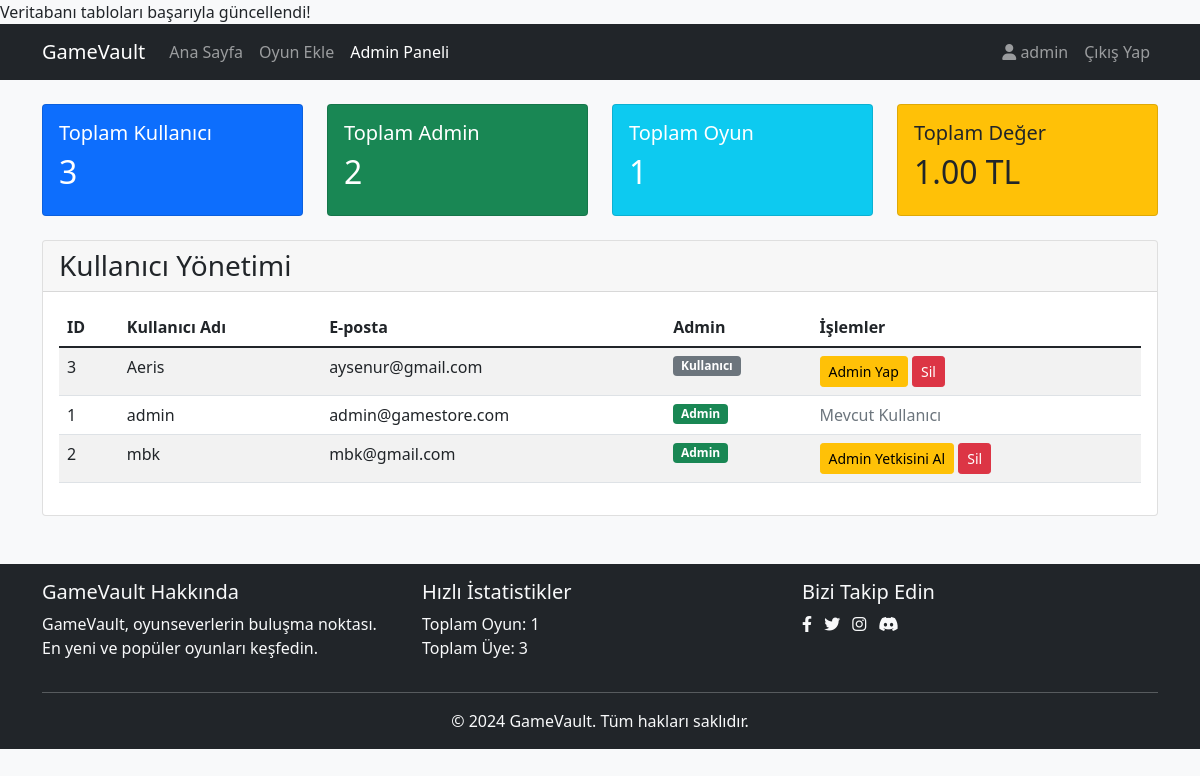
Page /admin_panel.php (signed in) on the earlier database version.
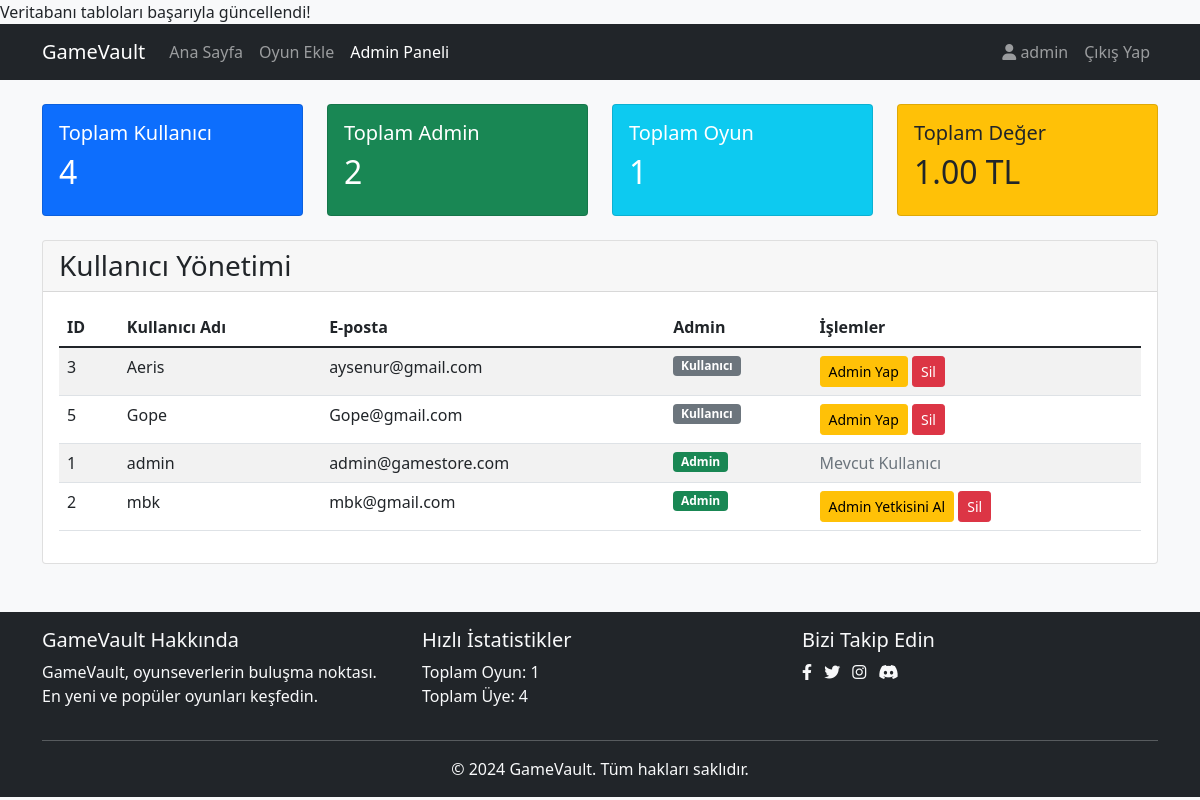
Same page on the later database version.
### tables this page shows
CREATE TABLE users (
            id INTEGER PRIMARY KEY AUTOINCREMENT,
            username TEXT UNIQUE NOT NULL,
            email TEXT UNIQUE NOT NULL,
            password TEXT NOT NULL,
            is_admin INTEGER DEFAULT 0
        );

### admin_panel.php (the view, shortened to what this page needs)
<?php
$db = Database::getInstance()->getConnection();
$users = [];
try {
    $stmt = $db->query("SELECT * FROM users ORDER BY username");
    $users = $stmt->fetchAll(PDO::FETCH_ASSOC);
} catch(PDOException $e) {
    $error = 'Kullanıcılar yüklenirken bir hata oluştu.';
}
$stats = [
    'total_users' => 0,
    'total_games' => 0,
    'total_admins' => 0,
    'total_value' => 0
];
try {
    $stmt = $db->query("SELECT COUNT(*) FROM users");
    $stats['total_users'] = $stmt->fetchColumn();
    $stmt = $db->query("SELECT COUNT(*) FROM users WHERE is_admin = 1");
    $stats['total_admins'] = $stmt->fetchColumn();
    $stmt = $db->query("SELECT COUNT(*), SUM(price) FROM games");
    $result = $stmt->fetch(PDO::FETCH_NUM);
    $stats['total_games'] = $result[0];
    $stats['total_value'] = $result[1] ?? 0;
} catch(PDOException $e) {
    $error = 'İstatistikler yüklenirken bir hata oluştu.';
}
?>
<!DOCTYPE html>
<html lang="tr">
<head>
    <link href="https://cdn.jsdelivr.net/npm/bootstrap@5.1.3/dist/css/bootstrap.min.css" rel="stylesheet">
    <link href="https://cdnjs.cloudflare.com/ajax/libs/font-awesome/6.0.0/css/all.min.css" rel="stylesheet">
</head>
<body class="bg-light">
    <nav class="navbar navbar-expand-lg navbar-dark bg-dark">
        <div class="container">
            <a class="navbar-brand" href="index.php">GameVault</a>
            <div class="collapse navbar-collapse" id="navbarNav">
                <ul class="navbar-nav me-auto">
                    <li class="nav-item">
                        <a class="nav-link" href="index.php">Ana Sayfa</a>
                    </li>
                    <li class="nav-item">
                        <a class="nav-link" href="add_game.php">Oyun Ekle</a>
                    </li>
                    <li class="nav-item">
                        <a class="nav-link active" href="admin_panel.php">Admin Paneli</a>
                    </li>
                </ul>
                <ul class="navbar-nav">
                    <li class="nav-item">
                        <a class="nav-link" href="profile.php">
                            <i class="fas fa-user"></i> <?php echo htmlspecialchars($_SESSION['username']); ?>
                        </a>
                    </li>
                    <li class="nav-item">
                        <a class="nav-link" href="logout.php">Çıkış Yap</a>
                    </li>
                </ul>
            </div>
        </div>
    </nav>
    <div class="container mt-4">
        <div class="row mb-4">
            <div class="col-md-3">
                <div class="card bg-primary text-white">
                    <div class="card-body">
                        <h5 class="card-title">Toplam Kullanıcı</h5>
                        <h2><?php echo $stats['total_users']; ?></h2>
                    </div>
                </div>
            </div>
            <div class="col-md-3">
                <div class="card bg-success text-white">
                    <div class="card-body">
                        <h5 class="card-title">Toplam Admin</h5>
                        <h2><?php echo $stats['total_admins']; ?></h2>
                    </div>
                </div>
            </div>
            <div class="col-md-3">
                <div class="card bg-info text-white">
                    <div class="card-body">
                        <h5 class="card-title">Toplam Oyun</h5>
                        <h2><?php echo $stats['total_games']; ?></h2>
                    </div>
                </div>
            </div>
            <div class="col-md-3">
                <div class="card bg-warning text-dark">
                    <div class="card-body">
                        <h5 class="card-title">Toplam Değer</h5>
                        <h2><?php echo number_format($stats['total_value'], 2); ?> TL</h2>
                    </div>
                </div>
            </div>
        </div>
        <div class="card">
            <div class="card-header">
                <h3 class="mb-0">Kullanıcı Yönetimi</h3>
            </div>
            <div class="card-body">
                <div class="table-responsive">
                    <table class="table table-striped">
                        <thead>
                            <tr>
                                <th>ID</th>
                                <th>Kullanıcı Adı</th>
                                <th>E-posta</th>
                                <th>Admin</th>
                                <th>İşlemler</th>
                            </tr>
                        </thead>
                        <tbody>
                            <?php foreach ($users as $user): ?>
                            <tr>
                                <td><?php echo $user['id']; ?></td>
                                <td><?php echo htmlspecialchars($user['username']); ?></td>
                                <td><?php echo htmlspecialchars($user['email']); ?></td>
                                <td>
                                    <?php if ($user['is_admin']): ?>
                                        <span class="badge bg-success">Admin</span>
                                    <?php else: ?>
                                        <span class="badge bg-secondary">Kullanıcı</span>
                                    <?php endif; ?>
                                </td>
                                <td>
                                    <?php if ($user['id'] != $_SESSION['user_id']): ?>
                                    <form method="POST" action="" class="d-inline">
                                        <button type="submit" name="toggle_admin" class="btn btn-warning btn-sm">
                                            <?php echo $user['is_admin'] ? 'Admin Yetkisini Al' : 'Admin Yap'; ?>
                                        </button>
                                        <button type="submit" name="delete_user" class="btn btn-danger btn-sm"
                                                onclick="return confirm('Bu kullanıcıyı silmek istediğinizden emin misiniz?')">
                                            Sil
                                        </button>
                                    </form>
                                    <?php else: ?>
                                        <span class="text-muted">Mevcut Kullanıcı</span>
                                    <?php endif; ?>
                                </td>
                            </tr>
                            <?php endforeach; ?>
                        </tbody>
                    </table>
                </div>
            </div>
        </div>
    </div>
    <?php include 'includes/footer.php'; ?>
</body>
</html>

### includes/footer.php (shortened to what this page needs)
<?php
$db = Database::getInstance()->getConnection();
try {
    $total_games = $db->query("SELECT COUNT(*) FROM games")->fetchColumn();
    $total_users = $db->query("SELECT COUNT(*) FROM users")->fetchColumn();
} catch(PDOException $e) {
    $total_games = 0;
    $total_users = 0;
}
?>
<footer class="footer mt-5 py-3 bg-dark text-light">
    <div class="container">
        <div class="row">
            <div class="col-md-4">
                <h5>GameVault Hakkında</h5>
                <p>GameVault, oyunseverlerin buluşma noktası. En yeni ve popüler oyunları keşfedin.</p>
            </div>
            <div class="col-md-4">
                <h5>Hızlı İstatistikler</h5>
                <ul class="list-unstyled">
                    <li>Toplam Oyun: <?php echo number_format($total_games); ?></li>
                    <li>Toplam Üye: <?php echo number_format($total_users); ?></li>
                </ul>
            </div>
            <div class="col-md-4">
                <h5>Bizi Takip Edin</h5>
                <div class="social-links">
                    <a href="#" class="text-light me-2"><i class="fab fa-facebook-f"></i></a>
                    <a href="#" class="text-light me-2"><i class="fab fa-twitter"></i></a>
                    <a href="#" class="text-light me-2"><i class="fab fa-instagram"></i></a>
                    <a href="#" class="text-light"><i class="fab fa-discord"></i></a>
                </div>
            </div>
        </div>
        <hr class="mt-3">
        <div class="row">
            <div class="col-12 text-center">
                <p class="mb-0">&copy; <?php echo date('Y'); ?> GameVault. Tüm hakları saklıdır.</p>
            </div>
        </div>
    </div>
</footer>
</body>
</html>

Differences in the rows shown:
added users: id "5", username "Gope", email "Gope@gmail.com", is_admin "Kullanıcı"
Other differences:
$stats['total_users']: "3" → "4"
$total_users: "3" → "4"
